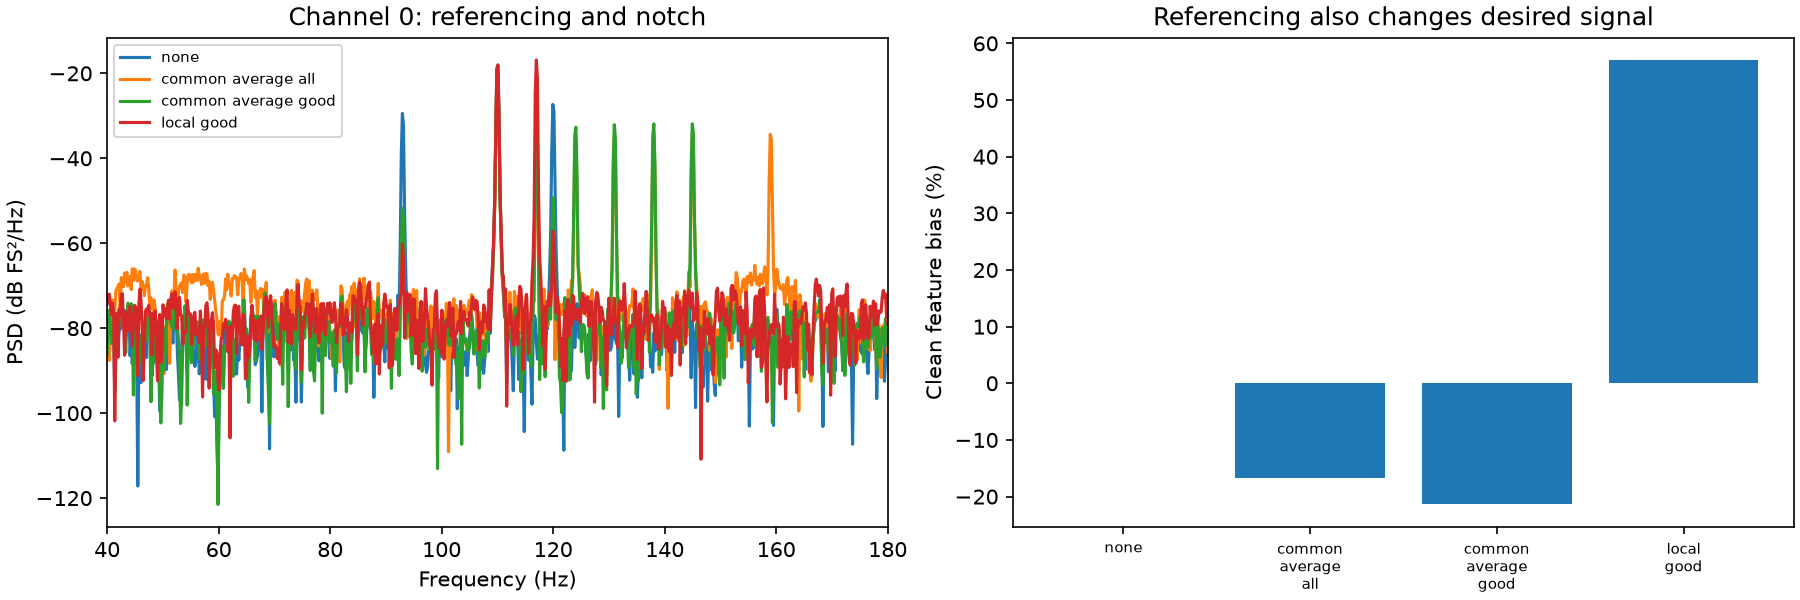

Here is the Python script that generated this plot:
#!/usr/bin/env python3
"""Eight-channel controlled referencing and stateful C block-processing demo.

Synthetic channel signals are explicitly known. Referencing changes the desired
signal as well as interference; both matched-reference SNR and original-signal
error are reported. This is not validation on neural recordings.
"""
from __future__ import annotations
import argparse
import io
import json
import hashlib
from pathlib import Path
import platform
import subprocess
import numpy as np
from scipy.signal import lfilter,group_delay
from analysis import bandpower,db_ratio,notch_coeff,settling_seconds,spectrum
from sweep import BASE,write_rows
from validate import compile_probe,probe,PROBE


def main():
    ap=argparse.ArgumentParser(description=__doc__);ap.add_argument('--outdir',default='results_v2');args=ap.parse_args()
    out=Path(args.outdir);out.mkdir(parents=True,exist_ok=True);compile_probe()
    fs=2000.;t=np.arange(12000)/fs;rng=np.random.default_rng(2026);n=8
    # A shared desired component deliberately demonstrates CAR's cost.
    neural=np.stack([.03*np.sin(2*np.pi*93*t)+.12*np.sin(2*np.pi*(110+7*c)*t+c*.4) for c in range(n)])
    gains=np.linspace(.9,1.1,n)
    clean=gains[:,None]*neural
    noise=rng.normal(size=(n,len(t)))*np.linspace(.003,.008,n)[:,None]
    common=.12*np.sin(2*np.pi*60*t)+.04*np.sin(2*np.pi*120*t)
    analog=clean+noise+gains[:,None]*common
    analog[6]=0  # flat/disconnected example
    analog[7]+=1.4*((t>=2)&(t<2.1)) # saturated bad channel
    scale=2**15;raw=np.copysign(np.floor(abs(analog)*scale+.5),analog)
    adc=np.clip(raw,-scale,scale-1)/scale
    clip_fraction=np.mean(raw!=np.clip(raw,-scale,scale-1),axis=1)
    # Deliberately simple illustrative quality gates, not clinically tuned.
    good=(np.std(adc,axis=1)>1e-5)&(clip_fraction<.001)
    detection=[{'channel':c,'included_in_reference':int(good[c]),'adc_clip_pct':float(100*clip_fraction[c]),
                'std_fs':float(np.std(adc[c])),'synthetic_fault':(['none']*6+['flat','artifact_clipping'])[c]} for c in range(n)]
    write_rows(out/'channel_quality.csv',detection)
    np.savez_compressed(out/'multichannel_inputs.npz',t=t,clean=clean,adc=adc,good=good)
    b,a=notch_coeff(fs);valid=t>=settling_seconds(BASE);rows=[];traces=[]
    modes=['none','common_average_all','common_average_good','local_good']
    for mode in modes:
        for c in range(n):
            if mode=='none':neighbors=[]
            elif mode=='common_average_all':neighbors=list(range(n))
            elif mode=='common_average_good':neighbors=list(np.flatnonzero(good))
            else:neighbors=[j for j in [c-1,c+1] if 0<=j<n and good[j]]
            reference=adc[neighbors].mean(axis=0) if neighbors else np.zeros(len(t))
            clean_reference=clean[neighbors].mean(axis=0) if neighbors else np.zeros(len(t))
            x=adc[c]-reference;desired=lfilter(b,a,clean[c]-clean_reference)
            original=lfilter(b,a,clean[c])
            # Block size 64: C preserves an independent state per channel stream.
            table,_=probe(x,block=64);float_out=table['float'];fixed_out=table['fixed']
            np.testing.assert_allclose(float_out,lfilter(b,a,x),atol=5e-13,rtol=0)
            rows.append({'mode':mode,'channel':c,'good_channel':int(good[c]),'reference_channels':','.join(map(str,neighbors)),
                'float_matched_reference_snr_db':db_ratio(np.mean(desired[valid]**2),np.mean((float_out[valid]-desired[valid])**2)),
                'fixed_matched_reference_snr_db':db_ratio(np.mean(desired[valid]**2),np.mean((fixed_out[valid]-desired[valid])**2)),
                'original_signal_error_rms_fs':float(np.sqrt(np.mean((float_out[valid]-original[valid])**2))),
                'clean_reference_feature_bias_pct':100*(bandpower(desired[valid],fs)-bandpower(original[valid],fs))/bandpower(original[valid],fs),
                'float_fixed_rmse_fs':float(np.sqrt(np.mean((float_out[valid]-fixed_out[valid])**2)))})
            if c==0:traces.append((mode,float_out))
    write_rows(out/'multichannel_metrics.csv',rows)
    summary=[]
    for mode in modes:
        selected=[r for r in rows if r['mode']==mode and r['good_channel']]
        summary.append({'mode':mode,'included_good_channels':len(selected),
            **{k:float(np.mean([r[k] for r in selected])) for k in ['float_matched_reference_snr_db','fixed_matched_reference_snr_db','original_signal_error_rms_fs','clean_reference_feature_bias_pct']}})
    write_rows(out/'multichannel_summary.csv',summary)
    result=subprocess.run([str(PROBE),'benchmark'],check=True,text=True,capture_output=True)
    (out/'benchmark.csv').write_text(result.stdout)
    bench=np.genfromtxt(io.StringIO(result.stdout),delimiter=',',names=True)
    _,gd=group_delay((b,a),w=np.array([93.,183.]),fs=fs)
    metadata={'seed':2026,'channels':8,'samples_per_channel':len(t),'fs':fs,
              'block_samples':64,'block_collection_max_ms':64/fs*1000,
              'notch_group_delay_ms_at_93_183_hz':list(gd/fs*1000),
              'median_c_channel_samples_per_second':float(np.median(bench['channel_samples_per_second'])),
              'c_filter_state_bytes_per_channel':int(bench['state_bytes_per_channel'][0]),
              'platform':platform.platform(),'machine':platform.machine(),
              'source_sha256':{str(p):hashlib.sha256(Path(p).read_bytes()).hexdigest() for p in ['multichannel.py','dsp.h','tests/probe.c','analysis.py','validate.py','build.py','sweep.py']},
              'validation':'32 channel/mode C float streams agree with scipy lfilter within 5e-13 FS',
              'limitations':['Host timing excludes I/O, referencing, acquisition, scheduling, and transport.',
                             'Mean throughput does not establish a worst-case real-time deadline.',
                             'Collection latency is separate from frequency-dependent filter delay.',
                             'Channel-quality thresholds are illustrative; clean signals are synthetic.',
                             'Filters run in independent channel calls; benchmark keeps 8 states concurrently.']}
    (out/'streaming_manifest.json').write_text(json.dumps(metadata,indent=2)+'\n')
    try:
        import matplotlib
        matplotlib.use('Agg')
        import matplotlib.pyplot as plt
        fig,axes=plt.subplots(1,2,figsize=(12,4),constrained_layout=True)
        for mode,y in traces:
            f,power=spectrum(y[valid],fs)
            axes[0].plot(f,10*np.log10(np.maximum(power,1e-20)),label=mode.replace('_',' '))
        axes[0].set(xlim=(40,180),xlabel='Frequency (Hz)',ylabel='PSD (dB FS²/Hz)',title='Channel 0: referencing and notch')
        axes[0].legend(fontsize=7)
        axes[1].bar(range(4),[r['clean_reference_feature_bias_pct'] for r in summary])
        axes[1].set_xticks(range(4),[r['mode'].replace('_','\n') for r in summary],fontsize=7)
        axes[1].set(ylabel='Clean feature bias (%)',title='Referencing also changes desired signal')
        fig.savefig(out/'multichannel.png',dpi=150);plt.close(fig)
    except ImportError:pass
    print('Multichannel reference comparison and C streaming benchmark saved to',out)
    return 0
if __name__=='__main__':raise SystemExit(main())
